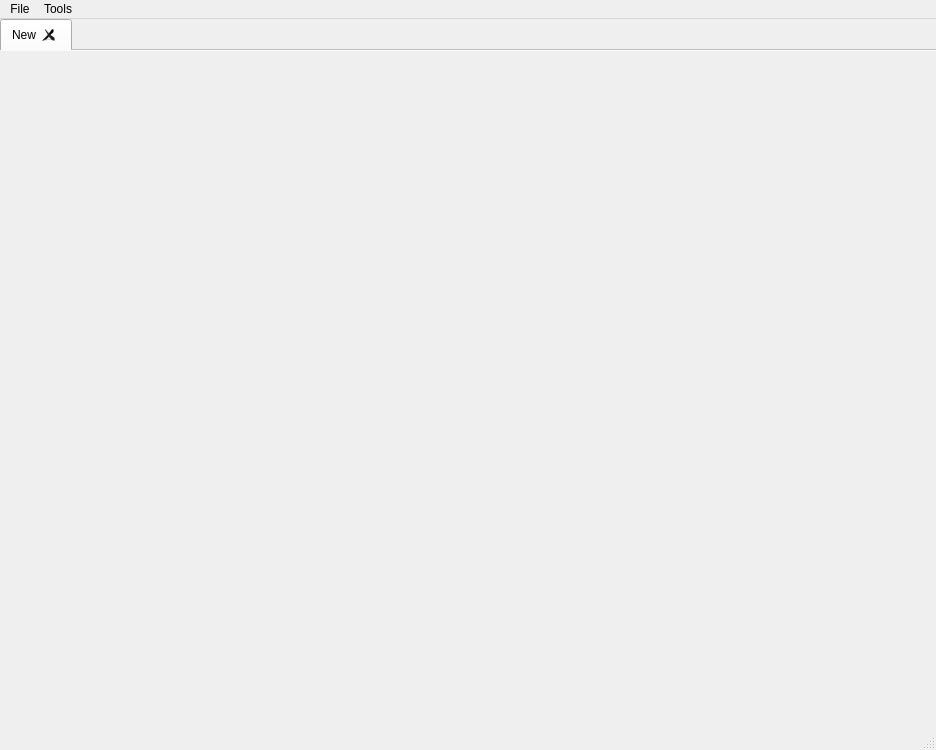
<?xml version="1.0" encoding="UTF-8"?>
<ui version="4.0">
 <class>MainWindow</class>
 <widget class="QMainWindow" name="MainWindow">
  <property name="geometry">
   <rect>
    <x>0</x>
    <y>0</y>
    <width>936</width>
    <height>750</height>
   </rect>
  </property>
  <property name="windowTitle">
   <string>MainWindow</string>
  </property>
  <widget class="QWidget" name="centralwidget">
   <layout class="QGridLayout" name="gridLayout">
    <property name="leftMargin">
     <number>0</number>
    </property>
    <property name="topMargin">
     <number>0</number>
    </property>
    <property name="rightMargin">
     <number>0</number>
    </property>
    <property name="bottomMargin">
     <number>0</number>
    </property>
    <item row="0" column="0">
     <widget class="QTabWidget" name="tabWidget">
      <property name="enabled">
       <bool>true</bool>
      </property>
      <property name="tabPosition">
       <enum>QTabWidget::North</enum>
      </property>
      <property name="tabShape">
       <enum>QTabWidget::Rounded</enum>
      </property>
      <property name="currentIndex">
       <number>0</number>
      </property>
      <property name="usesScrollButtons">
       <bool>true</bool>
      </property>
      <property name="documentMode">
       <bool>true</bool>
      </property>
      <property name="tabsClosable">
       <bool>true</bool>
      </property>
      <property name="movable">
       <bool>true</bool>
      </property>
      <widget class="QWidget" name="tabWidgetPage1">
       <property name="sizePolicy">
        <sizepolicy hsizetype="Preferred" vsizetype="Preferred">
         <horstretch>0</horstretch>
         <verstretch>0</verstretch>
        </sizepolicy>
       </property>
       <property name="autoFillBackground">
        <bool>false</bool>
       </property>
       <attribute name="title">
        <string>New</string>
       </attribute>
       <layout class="QVBoxLayout" name="verticalLayout">
        <property name="spacing">
         <number>0</number>
        </property>
        <property name="leftMargin">
         <number>0</number>
        </property>
        <property name="topMargin">
         <number>0</number>
        </property>
        <property name="rightMargin">
         <number>0</number>
        </property>
        <property name="bottomMargin">
         <number>0</number>
        </property>
        <item>
         <widget class="QsciScintilla" name="textEdit">
          <property name="toolTip">
           <string/>
          </property>
          <property name="whatsThis">
           <string/>
          </property>
          <property name="styleSheet">
           <string notr="true">border:0</string>
          </property>
         </widget>
        </item>
       </layout>
      </widget>
     </widget>
    </item>
   </layout>
  </widget>
  <widget class="QMenuBar" name="menubar">
   <property name="geometry">
    <rect>
     <x>0</x>
     <y>0</y>
     <width>936</width>
     <height>18</height>
    </rect>
   </property>
   <widget class="QMenu" name="menuFile">
    <property name="title">
     <string>File</string>
    </property>
    <addaction name="actionOpen"/>
    <addaction name="actionExit"/>
   </widget>
   <widget class="QMenu" name="menuTools">
    <property name="title">
     <string>Tools</string>
    </property>
    <addaction name="btn_run"/>
    <addaction name="btn_clear"/>
   </widget>
   <addaction name="menuFile"/>
   <addaction name="menuTools"/>
  </widget>
  <widget class="QStatusBar" name="statusbar"/>
  <action name="actionOpen">
   <property name="text">
    <string>Open</string>
   </property>
  </action>
  <action name="actionExit">
   <property name="text">
    <string>Exit</string>
   </property>
  </action>
  <action name="btn_run">
   <property name="text">
    <string>Run</string>
   </property>
  </action>
  <action name="btn_clear">
   <property name="text">
    <string>Clear Listener</string>
   </property>
  </action>
 </widget>
 <customwidgets>
  <customwidget>
   <class>QsciScintilla</class>
   <extends>QFrame</extends>
   <header>Qsci/qsciscintilla.h</header>
   <container>1</container>
  </customwidget>
 </customwidgets>
 <resources/>
 <connections>
  <connection>
   <sender>actionExit</sender>
   <signal>triggered()</signal>
   <receiver>MainWindow</receiver>
   <slot>close()</slot>
   <hints>
    <hint type="sourcelabel">
     <x>-1</x>
     <y>-1</y>
    </hint>
    <hint type="destinationlabel">
     <x>469</x>
     <y>374</y>
    </hint>
   </hints>
  </connection>
 </connections>
</ui>
